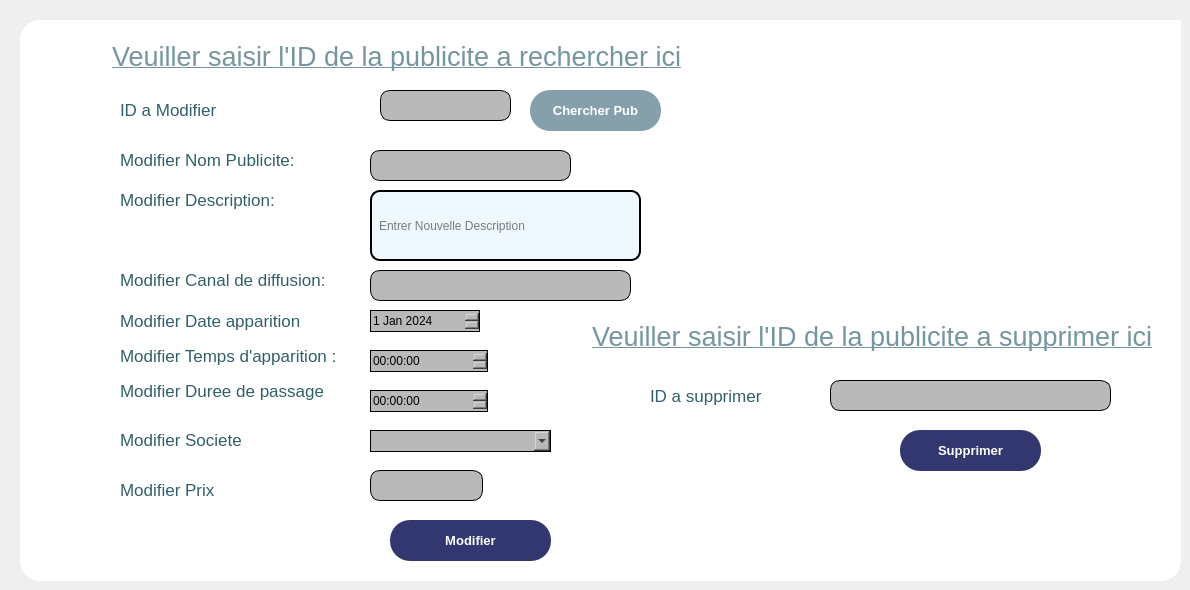
   <widget class="QWidget" name="tab_4">
    <attribute name="title">
     <string>Mettre a Jour</string>
    </attribute>
    <widget class="QGroupBox" name="groupBox_3">
     <property name="geometry">
      <rect>
       <x>20</x>
       <y>20</y>
       <width>1161</width>
       <height>561</height>
      </rect>
     </property>
     <property name="styleSheet">
      <string notr="true">background-image:url();
background-color : white ; 
border-radius : 20px ;</string>
     </property>
     <property name="title">
      <string/>
     </property>
     <widget class="QLabel" name="label_62">
      <property name="geometry">
       <rect>
        <x>100</x>
        <y>80</y>
        <width>141</width>
        <height>20</height>
       </rect>
      </property>
      <property name="font">
       <font>
        <family>MS Shell Dlg 2</family>
        <pointsize>13</pointsize>
        <weight>50</weight>
        <italic>false</italic>
        <bold>false</bold>
       </font>
      </property>
      <property name="styleSheet">
       <string notr="true">background-color:none;
font: 13pt &quot;MS Shell Dlg 2&quot;;
color: #306069;</string>
      </property>
      <property name="text">
       <string>ID a Modifier</string>
      </property>
     </widget>
     <widget class="QLineEdit" name="enterid">
      <property name="geometry">
       <rect>
        <x>360</x>
        <y>70</y>
        <width>131</width>
        <height>31</height>
       </rect>
      </property>
      <property name="styleSheet">
       <string notr="true">QLineEdit {
background-color: rgb(185, 185, 185) ; 
border-radius : 10px ; 
border : 1px solid black ;


            }</string>
      </property>
     </widget>
     <widget class="QLabel" name="label_63">
      <property name="geometry">
       <rect>
        <x>100</x>
        <y>130</y>
        <width>251</width>
        <height>20</height>
       </rect>
      </property>
      <property name="font">
       <font>
        <family>MS Shell Dlg 2</family>
        <pointsize>13</pointsize>
        <weight>50</weight>
        <italic>false</italic>
        <bold>false</bold>
       </font>
      </property>
      <property name="styleSheet">
       <string notr="true">background-color:none;
font: 13pt &quot;MS Shell Dlg 2&quot;;
color: #306069;</string>
      </property>
      <property name="text">
       <string>Modifier Nom Publicite:</string>
      </property>
     </widget>
     <widget class="QLabel" name="label_64">
      <property name="geometry">
       <rect>
        <x>100</x>
        <y>250</y>
        <width>241</width>
        <height>20</height>
       </rect>
      </property>
      <property name="font">
       <font>
        <family>MS Shell Dlg 2</family>
        <pointsize>13</pointsize>
        <weight>50</weight>
        <italic>false</italic>
        <bold>false</bold>
       </font>
      </property>
      <property name="styleSheet">
       <string notr="true">background-color:none;
font: 13pt &quot;MS Shell Dlg 2&quot;;
color: #306069;</string>
      </property>
      <property name="text">
       <string>Modifier Canal de diffusion:</string>
      </property>
     </widget>
     <widget class="QLabel" name="label_65">
      <property name="geometry">
       <rect>
        <x>100</x>
        <y>290</y>
        <width>261</width>
        <height>21</height>
       </rect>
      </property>
      <property name="font">
       <font>
        <family>MS Shell Dlg 2</family>
        <pointsize>13</pointsize>
        <weight>50</weight>
        <italic>false</italic>
        <bold>false</bold>
       </font>
      </property>
      <property name="styleSheet">
       <string notr="true">background-color:none;
font: 13pt &quot;MS Shell Dlg 2&quot;;
color: #306069;</string>
      </property>
      <property name="text">
       <string>Modifier Date apparition</string>
      </property>
     </widget>
     <widget class="QLabel" name="label_66">
      <property name="geometry">
       <rect>
        <x>100</x>
        <y>360</y>
        <width>271</width>
        <height>21</height>
       </rect>
      </property>
      <property name="font">
       <font>
        <family>MS Shell Dlg 2</family>
        <pointsize>13</pointsize>
        <weight>50</weight>
        <italic>false</italic>
        <bold>false</bold>
       </font>
      </property>
      <property name="styleSheet">
       <string notr="true">background-color:none;
font: 13pt &quot;MS Shell Dlg 2&quot;;
color: #306069;</string>
      </property>
      <property name="text">
       <string>Modifier Duree de passage</string>
      </property>
     </widget>
     <widget class="QLabel" name="label_67">
      <property name="geometry">
       <rect>
        <x>100</x>
        <y>460</y>
        <width>111</width>
        <height>20</height>
       </rect>
      </property>
      <property name="font">
       <font>
        <family>MS Shell Dlg 2</family>
        <pointsize>13</pointsize>
        <weight>50</weight>
        <italic>false</italic>
        <bold>false</bold>
       </font>
      </property>
      <property name="styleSheet">
       <string notr="true">background-color:none;
font: 13pt &quot;MS Shell Dlg 2&quot;;
color: #306069;</string>
      </property>
      <property name="text">
       <string>Modifier Prix</string>
      </property>
     </widget>
     <widget class="QLineEdit" name="modifnom">
      <property name="geometry">
       <rect>
        <x>350</x>
        <y>130</y>
        <width>201</width>
        <height>31</height>
       </rect>
      </property>
      <property name="styleSheet">
       <string notr="true">QLineEdit {
    background-color: rgb(185, 185, 185) ; 
border-radius : 10px ; 
border : 1px solid black ;


            }</string>
      </property>
     </widget>
     <widget class="QLineEdit" name="adressmodif">
      <property name="geometry">
       <rect>
        <x>350</x>
        <y>250</y>
        <width>261</width>
        <height>31</height>
       </rect>
      </property>
      <property name="styleSheet">
       <string notr="true">QLineEdit {
             background-color: rgb(185, 185, 185) ; 
border-radius : 10px ; 
border : 1px solid black ;


            }</string>
      </property>
     </widget>
     <widget class="QLabel" name="label_68">
      <property name="geometry">
       <rect>
        <x>100</x>
        <y>320</y>
        <width>301</width>
        <height>31</height>
       </rect>
      </property>
      <property name="font">
       <font>
        <family>MS Shell Dlg 2</family>
        <pointsize>13</pointsize>
        <weight>50</weight>
        <italic>false</italic>
        <bold>false</bold>
       </font>
      </property>
      <property name="styleSheet">
       <string notr="true">background-color:none;
font: 13pt &quot;MS Shell Dlg 2&quot;;
color: #306069;</string>
      </property>
      <property name="text">
       <string>Modifier Temps d'apparition :</string>
      </property>
     </widget>
     <widget class="QDateEdit" name="datemodif">
      <property name="geometry">
       <rect>
        <x>350</x>
        <y>290</y>
        <width>110</width>
        <height>22</height>
       </rect>
      </property>
      <property name="styleSheet">
       <string notr="true">background-color: rgb(185, 185, 185) ; 
border : 1px solid black ;
</string>
      </property>
      <property name="maximumDateTime">
       <datetime>
        <hour>23</hour>
        <minute>59</minute>
        <second>59</second>
        <year>2024</year>
        <month>12</month>
        <day>31</day>
       </datetime>
      </property>
      <property name="minimumDateTime">
       <datetime>
        <hour>0</hour>
        <minute>0</minute>
        <second>0</second>
        <year>2024</year>
        <month>1</month>
        <day>1</day>
       </datetime>
      </property>
     </widget>
     <widget class="QTimeEdit" name="tempsmodif">
      <property name="geometry">
       <rect>
        <x>350</x>
        <y>330</y>
        <width>118</width>
        <height>22</height>
       </rect>
      </property>
      <property name="styleSheet">
       <string notr="true">background-color: rgb(185, 185, 185) ; 
border : 1px solid black ;
</string>
      </property>
     </widget>
     <widget class="QTimeEdit" name="dureemodif">
      <property name="geometry">
       <rect>
        <x>350</x>
        <y>370</y>
        <width>118</width>
        <height>22</height>
       </rect>
      </property>
      <property name="styleSheet">
       <string notr="true">background-color: rgb(185, 185, 185) ; 
border : 1px solid black ;
</string>
      </property>
     </widget>
     <widget class="QLineEdit" name="prixmodif">
      <property name="geometry">
       <rect>
        <x>350</x>
        <y>450</y>
        <width>113</width>
        <height>31</height>
       </rect>
      </property>
      <property name="styleSheet">
       <string notr="true">QLineEdit {
            background-color: rgb(185, 185, 185) ; 
border-radius : 10px ; 
border : 1px solid black ;

            }</string>
      </property>
     </widget>
     <widget class="QPushButton" name="modifier">
      <property name="geometry">
       <rect>
        <x>370</x>
        <y>500</y>
        <width>161</width>
        <height>41</height>
       </rect>
      </property>
      <property name="cursor">
       <cursorShape>PointingHandCursor</cursorShape>
      </property>
      <property name="styleSheet">
       <string notr="true">QPushButton{
background:none;
    font-family: Arial, sans-serif; 
    font-weight: bold; 
    font-size: 13px; 
border : none ; 
border-radius : 0 px ;
color : white ; 
padding:2px;
background-color:  #333770;
border-radius: 20px;


}
QPushButton:hover{
background-color:  #333770;
border:none ; 
border-radius: 20px;

 
}
</string>
      </property>
      <property name="text">
       <string>Modifier</string>
      </property>
     </widget>
     <widget class="QLabel" name="label_69">
      <property name="geometry">
       <rect>
        <x>100</x>
        <y>170</y>
        <width>251</width>
        <height>20</height>
       </rect>
      </property>
      <property name="font">
       <font>
        <family>MS Shell Dlg 2</family>
        <pointsize>13</pointsize>
        <weight>50</weight>
        <italic>false</italic>
        <bold>false</bold>
       </font>
      </property>
      <property name="styleSheet">
       <string notr="true">background-color:none;
font: 13pt &quot;MS Shell Dlg 2&quot;;
color: #306069;</string>
      </property>
      <property name="text">
       <string>Modifier Description:</string>
      </property>
     </widget>
     <widget class="QLineEdit" name="modifnum">
      <property name="geometry">
       <rect>
        <x>350</x>
        <y>170</y>
        <width>271</width>
        <height>71</height>
       </rect>
      </property>
      <property name="styleSheet">
       <string notr="true">QLineEdit {
               border: 2px solid black;
                border-radius: 10px;
                padding: 5px;
background-color: #F0F8FF;
            }
</string>
      </property>
      <property name="maxLength">
       <number>100</number>
      </property>
      <property name="placeholderText">
       <string>Entrer Nouvelle Description</string>
      </property>
     </widget>
     <widget class="QPushButton" name="lookforid">
      <property name="geometry">
       <rect>
        <x>510</x>
        <y>70</y>
        <width>131</width>
        <height>41</height>
       </rect>
      </property>
      <property name="font">
       <font>
        <family>Arial</family>
        <pointsize>-1</pointsize>
        <weight>75</weight>
        <bold>true</bold>
       </font>
      </property>
      <property name="cursor">
       <cursorShape>PointingHandCursor</cursorShape>
      </property>
      <property name="styleSheet">
       <string notr="true">QPushButton{
background:none;
    font-family: Arial, sans-serif; 
    font-weight: bold; 
    font-size: 13px; 
border : none ; 
border-radius : 0 px ;
color : white ; 
padding:2px;
background-color:  #85A0AB;
border-radius: 20px;


}
QPushButton:hover{
background-color:  #85A0AB;
border:none ; 
border-radius: 20px;

 
}
</string>
      </property>
      <property name="text">
       <string> Chercher Pub </string>
      </property>
      <property name="icon">
       <iconset>
        <normaloff>:/img/images/385529678_211836881972185_2463027834182630932_n.png</normaloff>:/img/images/385529678_211836881972185_2463027834182630932_n.png</iconset>
      </property>
     </widget>
     <widget class="QComboBox" name="societe">
      <property name="geometry">
       <rect>
        <x>350</x>
        <y>410</y>
        <width>181</width>
        <height>22</height>
       </rect>
      </property>
      <property name="styleSheet">
       <string notr="true">background-color: rgb(185, 185, 185) ; 
border : 1px solid black ;

</string>
      </property>
     </widget>
     <widget class="QLabel" name="label_74">
      <property name="geometry">
       <rect>
        <x>100</x>
        <y>410</y>
        <width>151</width>
        <height>20</height>
       </rect>
      </property>
      <property name="font">
       <font>
        <family>MS Shell Dlg 2</family>
        <pointsize>13</pointsize>
        <weight>50</weight>
        <italic>false</italic>
        <bold>false</bold>
       </font>
      </property>
      <property name="styleSheet">
       <string notr="true">background-color:none;
font: 13pt &quot;MS Shell Dlg 2&quot;;
color: #306069;</string>
      </property>
      <property name="text">
       <string>Modifier Societe</string>
      </property>
     </widget>
     <widget class="QLabel" name="label_23">
      <property name="geometry">
       <rect>
        <x>850</x>
        <y>-30</y>
        <width>341</width>
        <height>291</height>
       </rect>
      </property>
      <property name="text">
       <string/>
      </property>
      <property name="pixmap">
       <pixmap>:/img/images/SVG-edit_logo.svg.png</pixmap>
      </property>
      <property name="scaledContents">
       <bool>true</bool>
      </property>
     </widget>
     <widget class="QLineEdit" name="lineEdit_8">
      <property name="geometry">
       <rect>
        <x>90</x>
        <y>20</y>
        <width>591</width>
        <height>31</height>
       </rect>
      </property>
      <property name="font">
       <font>
        <family>MS Shell Dlg 2</family>
        <pointsize>20</pointsize>
        <weight>50</weight>
        <italic>false</italic>
        <bold>false</bold>
        <underline>true</underline>
       </font>
      </property>
      <property name="styleSheet">
       <string notr="true">padding-top : 100px ;
padding-bottom : 100px ;
font: 20pt &quot;MS Shell Dlg 2&quot;;
color : #7396A0 ;</string>
      </property>
      <property name="text">
       <string>Veuiller saisir l'ID de la publicite a rechercher ici</string>
      </property>
     </widget>
     <widget class="QLineEdit" name="lineEdit_9">
      <property name="geometry">
       <rect>
        <x>570</x>
        <y>300</y>
        <width>611</width>
        <height>31</height>
       </rect>
      </property>
      <property name="font">
       <font>
        <family>MS Shell Dlg 2</family>
        <pointsize>20</pointsize>
        <weight>50</weight>
        <italic>false</italic>
        <bold>false</bold>
        <underline>true</underline>
       </font>
      </property>
      <property name="styleSheet">
       <string notr="true">padding-top : 100px ;
padding-bottom : 100px ;
font: 20pt &quot;MS Shell Dlg 2&quot;;
color : #7396A0 ;</string>
      </property>
      <property name="text">
       <string>Veuiller saisir l'ID de la publicite a supprimer ici</string>
      </property>
     </widget>
     <widget class="QLabel" name="label_76">
      <property name="geometry">
       <rect>
        <x>770</x>
        <y>40</y>
        <width>291</width>
        <height>231</height>
       </rect>
      </property>
      <property name="styleSheet">
       <string notr="true">image: url(:/img/images/add-circle-outline-logo-icon-png-svg.png);</string>
      </property>
      <property name="text">
       <string/>
      </property>
     </widget>
    </widget>
    <widget class="QPushButton" name="BoutonSupprimer">
     <property name="geometry">
      <rect>
       <x>900</x>
       <y>430</y>
       <width>141</width>
       <height>41</height>
      </rect>
     </property>
     <property name="cursor">
      <cursorShape>PointingHandCursor</cursorShape>
     </property>
     <property name="styleSheet">
      <string notr="true">QPushButton{
background:none;
    font-family: Arial, sans-serif; 
    font-weight: bold; 
    font-size: 13px; 
border : none ; 
border-radius : 0 px ;
color : white ; 
padding:2px;
background-color:  #333770;
border-radius: 20px;


}
QPushButton:hover{
background-color:  #333770;
border:none ; 
border-radius: 20px;

 
}
</string>
     </property>
     <property name="text">
      <string>Supprimer</string>
     </property>
    </widget>
    <widget class="QLabel" name="label_70">
     <property name="geometry">
      <rect>
       <x>650</x>
       <y>380</y>
       <width>161</width>
       <height>31</height>
      </rect>
     </property>
     <property name="font">
      <font>
       <family>MS Shell Dlg 2</family>
       <pointsize>13</pointsize>
       <weight>50</weight>
       <italic>false</italic>
       <bold>false</bold>
      </font>
     </property>
     <property name="styleSheet">
      <string notr="true">background-color:none;
font: 13pt &quot;MS Shell Dlg 2&quot;;
color: #306069;background-color : transparent ; </string>
     </property>
     <property name="text">
      <string>ID a supprimer</string>
     </property>
    </widget>
    <widget class="QLineEdit" name="idsupprimer">
     <property name="geometry">
      <rect>
       <x>830</x>
       <y>380</y>
       <width>281</width>
       <height>31</height>
      </rect>
     </property>
     <property name="styleSheet">
      <string notr="true">QLineEdit {
             background-color: rgb(185, 185, 185) ; 
border-radius : 10px ; 
border : 1px solid black ;

            }</string>
     </property>
    </widget>
   </widget>
